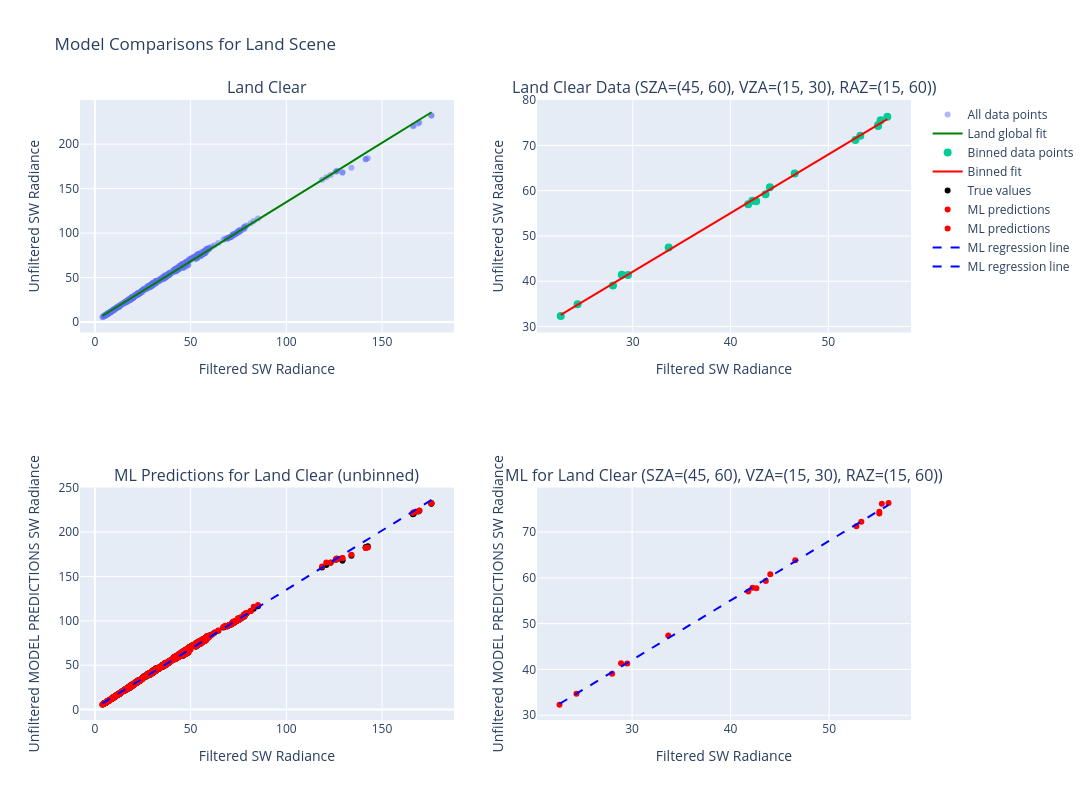

The code cell stored with this chart in its notebook:
### Code cell
compare_global_vs_bin_fit_interactive(
    land_clear,
    scene="Land",
    sza_range=(45,60),
    vza_range=(15,30),
    raz_range=(15,60),
    degree=1,
    ml_model=test_model,
    name="Land Clear"
)

### Figure 1 — Plotly figure (JSON) as saved in the notebook; plotly's stock layout.template omitted (floating-point values rounded to 4 significant figures; data arrays with more than 128 entries replaced by an {"elided": "..."} marker saying what was removed)
{"data": [{"hovertemplate": "Filtered SW: %{x:.2f}<br>Unfiltered SW: %{y:.2f}", "marker": {"opacity": 0.5, "size": 6}, "mode": "markers", "name": "All data points", "type": "scatter", "x": {"elided": "630 float values"}, "xaxis": "x", "y": {"elided": "630 float values"}, "yaxis": "y"}, {"line": {"color": "green", "width": 2}, "mode": "lines", "name": "Land global fit", "type": "scatter", "x": {"elided": "630 float values"}, "xaxis": "x", "y": {"elided": "630 float values"}, "yaxis": "y"}, {"hovertemplate": "Filtered SW: %{x:.2f}<br>Unfiltered SW: %{y:.2f}", "marker": {"size": 8}, "mode": "markers", "name": "Binned data points", "type": "scatter", "x": [55.09, 41.8, 52.77, 22.63, 27.97, 42.62, 55.09, 42.22, 53.27, 24.35, 29.51, 43.57, 56.03, 44.02, 55.35, 28.88, 33.67, 46.56], "xaxis": "x2", "y": [74.27, 56.97, 71.18, 32.35, 39.05, 57.67, 74.52, 57.79, 72.14, 34.89, 41.37, 59.23, 76.35, 60.75, 75.52, 41.44, 47.45, 63.79], "yaxis": "y2"}, {"line": {"color": "red", "width": 2}, "mode": "lines", "name": "Binned fit", "type": "scatter", "x": [22.63, 24.35, 27.97, 28.88, 29.51, 33.67, 41.8, 42.22, 42.62, 43.57, 44.02, 46.56, 52.77, 53.27, 55.09, 55.09, 55.35, 56.03], "xaxis": "x2", "y": [32.56, 34.79, 39.47, 40.65, 41.46, 46.85, 57.38, 57.93, 58.44, 59.68, 60.26, 63.54, 71.58, 72.23, 74.59, 74.6, 74.92, 75.81], "yaxis": "y2"}, {"hovertemplate": "Filtered SW: %{x:.2f}<br>True Unfiltered: %{y:.2f}", "marker": {"color": "black", "size": 6}, "mode": "markers", "name": "True values", "type": "scatter", "x": {"elided": "630 float values"}, "xaxis": "x3", "y": {"elided": "630 float values"}, "yaxis": "y3"}, {"hovertemplate": "Filtered SW: %{x:.2f}<br>Predicted: %{y:.2f}", "marker": {"color": "red", "size": 6}, "mode": "markers", "name": "ML predictions", "type": "scatter", "x": {"elided": "630 float values"}, "xaxis": "x3", "y": {"elided": "630 float values"}, "yaxis": "y3"}, {"hovertemplate": "Filtered SW: %{x:.2f}<br>Predicted: %{y:.2f}", "marker": {"color": "red", "size": 6}, "mode": "markers", "name": "ML predictions", "type": "scatter", "x": [55.09, 41.8, 52.77, 22.63, 27.97, 42.62, 55.09, 42.22, 53.27, 24.35, 29.51, 43.57, 56.03, 44.02, 55.35, 28.88, 33.67, 46.56], "xaxis": "x4", "y": [74.08, 57.02, 71.29, 32.31, 39.07, 57.72, 74.45, 57.86, 72.23, 34.71, 41.31, 59.28, 76.37, 60.76, 76.2, 41.37, 47.42, 63.83], "yaxis": "y4"}, {"line": {"color": "blue", "dash": "dash", "width": 2}, "mode": "lines", "name": "ML regression line", "type": "scatter", "x": {"elided": "630 float values"}, "xaxis": "x3", "y": {"elided": "630 float values"}, "yaxis": "y3"}, {"line": {"color": "blue", "dash": "dash", "width": 2}, "mode": "lines", "name": "ML regression line", "type": "scatter", "x": [22.63, 24.35, 27.97, 28.88, 29.51, 33.67, 41.8, 42.22, 42.62, 43.57, 44.02, 46.56, 52.77, 53.27, 55.09, 55.09, 55.35, 56.03], "xaxis": "x4", "y": [32.47, 34.71, 39.41, 40.6, 41.41, 46.83, 57.41, 57.96, 58.47, 59.72, 60.3, 63.6, 71.68, 72.33, 74.7, 74.7, 75.03, 75.92], "yaxis": "y4"}], "layout": {"annotations": [{"font": {"size": 16}, "showarrow": false, "text": "Land Clear", "x": 0.225, "xanchor": "center", "xref": "paper", "y": 1, "yanchor": "bottom", "yref": "paper"}, {"font": {"size": 16}, "showarrow": false, "text": "Land Clear Data (SZA=(45, 60), VZA=(15, 30), RAZ=(15, 60))", "x": 0.775, "xanchor": "center", "xref": "paper", "y": 1, "yanchor": "bottom", "yref": "paper"}, {"font": {"size": 16}, "showarrow": false, "text": "ML Predictions for Land Clear (unbinned)", "x": 0.225, "xanchor": "center", "xref": "paper", "y": 0.375, "yanchor": "bottom", "yref": "paper"}, {"font": {"size": 16}, "showarrow": false, "text": "ML for Land Clear (SZA=(45, 60), VZA=(15, 30), RAZ=(15, 60))", "x": 0.775, "xanchor": "center", "xref": "paper", "y": 0.375, "yanchor": "bottom", "yref": "paper"}], "height": 800, "showlegend": true, "title": {"text": "Model Comparisons for Land Scene"}, "width": 1200, "xaxis": {"anchor": "y", "domain": [0, 0.45], "title": {"text": "Filtered SW Radiance"}}, "xaxis2": {"anchor": "y2", "domain": [0.55, 1], "title": {"text": "Filtered SW Radiance"}}, "xaxis3": {"anchor": "y3", "domain": [0, 0.45], "title": {"text": "Filtered SW Radiance"}}, "xaxis4": {"anchor": "y4", "domain": [0.55, 1], "title": {"text": "Filtered SW Radiance"}}, "yaxis": {"anchor": "x", "domain": [0.625, 1], "title": {"text": "Unfiltered SW Radiance"}}, "yaxis2": {"anchor": "x2", "domain": [0.625, 1], "title": {"text": "Unfiltered SW Radiance"}}, "yaxis3": {"anchor": "x3", "domain": [0, 0.375], "title": {"text": "Unfiltered MODEL PREDICTIONS SW Radiance"}}, "yaxis4": {"anchor": "x4", "domain": [0, 0.375], "title": {"text": "Unfiltered MODEL PREDICTIONS SW Radiance"}}}}
